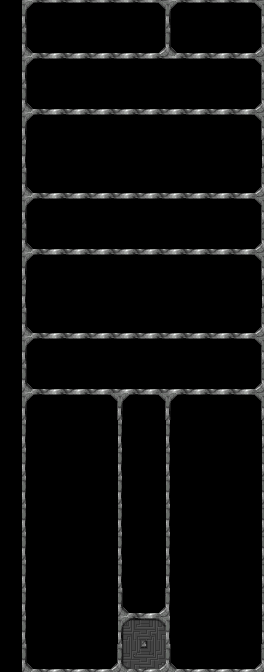

Tiled map render using the project's own tile images. Description and the whole map definition, tile-layer contents included, below:
An orthogonal 11x24 tile map with 24x28 px tiles, 1 tile layer (Tile Layer 1).

<map version="1.0" orientation="orthogonal" renderorder="right-down" width="11" height="24" tilewidth="24" tileheight="28" nextobjectid="1">
 <tileset firstgid="1" name="shapesz" tilewidth="24" tileheight="28" tilecount="620" columns="10">
  <image source="../tilesets/shapesz.png" width="240" height="1736" />
 </tileset>
 <layer name="Tile Layer 1" width="11" height="24">
  <data encoding="csv">
103,94,92,92,92,92,95,94,92,92,95,
103,104,112,112,112,112,105,104,112,112,105,
103,94,92,92,92,92,92,92,92,92,95,
103,104,112,112,112,112,112,112,112,112,105,
103,94,92,92,92,92,92,92,92,92,95,
103,101,0,0,0,0,0,0,0,0,103,
103,104,112,112,112,112,112,112,112,112,105,
103,94,92,92,92,92,92,92,92,92,95,
103,104,112,112,112,112,112,112,112,112,105,
103,94,92,92,92,92,92,92,92,92,95,
103,101,0,0,0,0,0,0,0,0,103,
103,104,112,112,112,112,112,112,112,112,105,
103,94,92,92,92,92,92,92,92,92,95,
103,104,112,112,112,112,112,112,112,112,105,
103,94,92,92,95,94,95,94,92,92,95,
103,101,0,0,103,101,103,101,0,0,103,
103,101,0,0,103,101,103,101,0,0,103,
103,101,0,0,103,101,103,101,0,0,103,
103,101,0,0,103,101,103,101,0,0,103,
103,101,0,0,103,101,103,101,0,0,103,
103,101,0,0,103,101,103,101,0,0,103,
103,101,0,0,103,104,105,101,0,0,103,
103,101,0,0,103,149,150,101,0,0,103,
103,104,112,112,105,159,160,104,112,112,105
</data>
 </layer>
</map>
